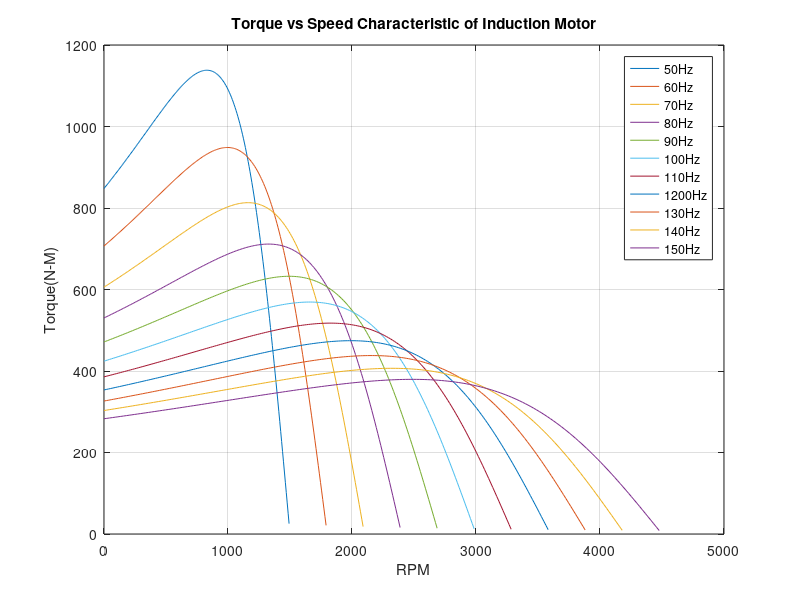

Write MATLAB code to recreate this figure.
clear all;
close all;
clc
V = 400/sqrt(3); %Applied Voltage
Ph = 3; %No.of Phases
P = 4; %No.of Poles
R1 = 0.2; %Stator Resistance in Ohms
R2 = 0.2; %Rotor Resistance in Ohms
X1 = 0.1; %Stator Resistance in Ohms
X2 = 0.1; %Rotor Resistance in Ohms
f = [50:10:150]; %Frequency Range From 50Hz to 150Hz in the interval of 25Hz
i = length(f);
for x=1:i
    Ws = 4*pi*f(x)/P;
    Ns = 120*f(x)/P;
    for n = 1:200
        s = n/200;
        N(n) = Ns*(1-s);
        Zeq = (R1+R2*(1-s)/s)+(X1+X2);
        T(n) = 3*((V^2)*(R2/s))/(Ws*((R1+(R2/s)^2))+((X1+X2)^2));
    end
    plot(N,T);
    hold on;
    grid on;
    title('Torque vs Speed Characteristic of Induction Motor');
    xlabel('RPM');
    ylabel('Torque(N-M)');
    legend('50Hz', '60Hz', '70Hz', '80Hz', '90Hz', '100Hz', '110Hz', '1200Hz', '130Hz', '140Hz', '150Hz');
end